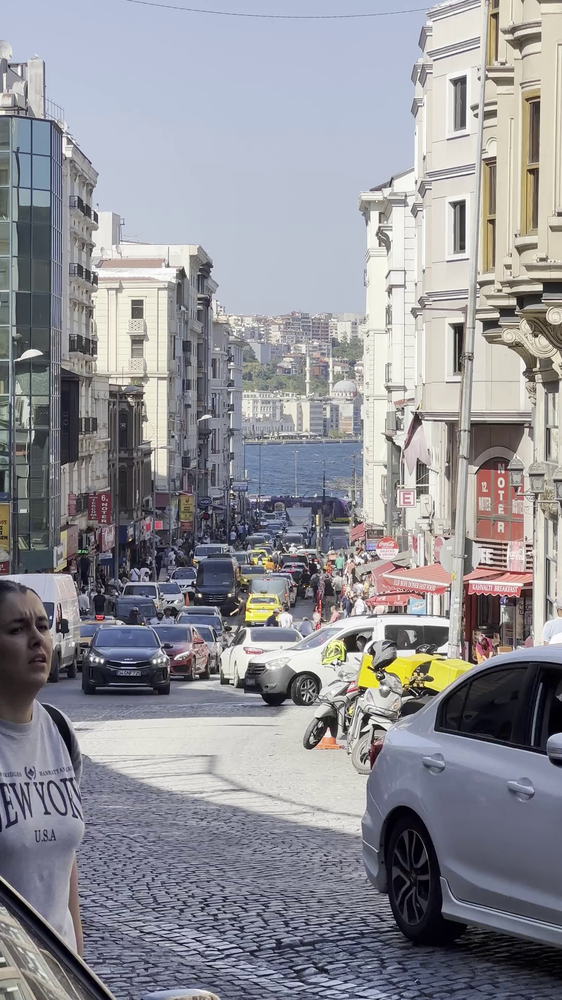
#> input picture VideoSuperResolution/data/frames/daytime/frame_000001.png, 562 x 1000 px, shrunk from 1080 x 1920 before the run
$ python -i canny_edge.py   (imports and definitions only)
#> lines starting #> are read from the running program, lines starting #| are printed output that depends on the picture
#> further down, picture is the input picture: shape (1000, 562, 3); mean B, G, R 151.1, 145, 145.1
import cv2
import numpy as np


class CannyEdgeDetector:

    def __init__(
        self,
        low_threshold=50,
        high_threshold=150,
        aperture_size=3,
        l2_gradient=False,
        blur_kernel=5
    ):

        self.low_threshold = low_threshold
        self.high_threshold = high_threshold
        self.aperture_size = aperture_size
        self.l2_gradient = l2_gradient
        self.blur_kernel = blur_kernel

    def to_gray(self, img):

        if len(img.shape) == 3:
            return cv2.cvtColor(img, cv2.COLOR_BGR2GRAY)
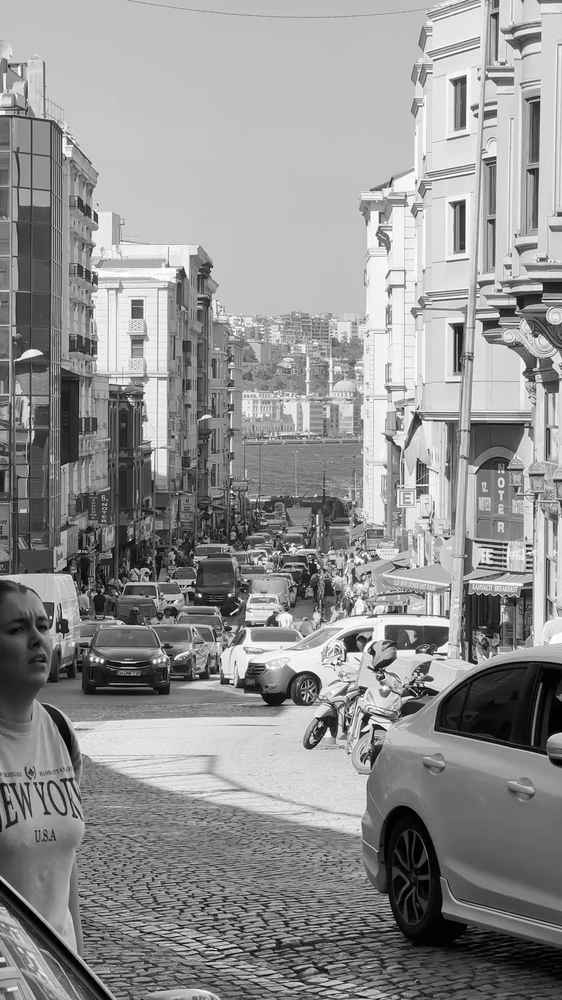
#> returned value: shape (1000, 562); min 0, max 255, mean 145.7

        return img

    def smooth(self, gray):

        if self.blur_kernel <= 1:
            return gray

        return cv2.GaussianBlur(
            gray,
            (self.blur_kernel, self.blur_kernel),
            0
        )

    def detect(self, img):

        gray = self.to_gray(img)

        gray = self.smooth(gray)

        edges = cv2.Canny(
            gray,
            self.low_threshold,
            self.high_threshold,
            apertureSize=self.aperture_size,
            L2gradient=self.l2_gradient
        )
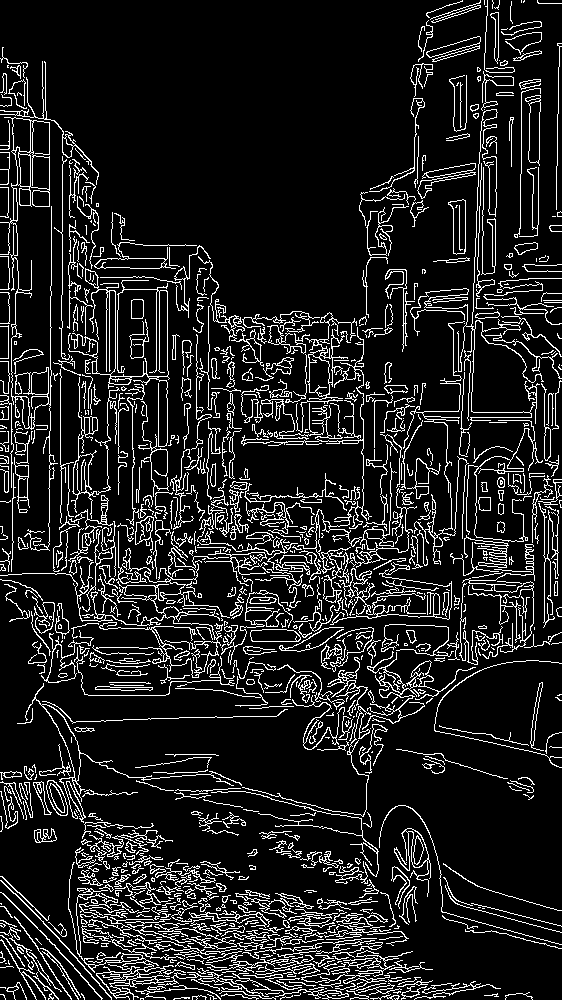
#> edges: shape (1000, 562); 12.3% white in thin lines or dots

        return edges

    def overlay(self, img, edges, color=(0, 255, 0)):
        """Vẽ biên lên ảnh gốc để trực quan hóa."""

        result = img.copy()

        result[edges > 0] = color

        return result

    def edge_ratio(self, edges):
        """Tỉ lệ pixel biên / tổng số pixel, dùng để khảo sát ngưỡng."""

        return float(np.count_nonzero(edges)) / edges.size

>>> import cv2
>>> picture = cv2.imread('../../data/frames/daytime/frame_000001.png')
>>> result = CannyEdgeDetector().detect(picture)

$ run again, on VideoSuperResolution/data/frames/daytime/frame_000003.png
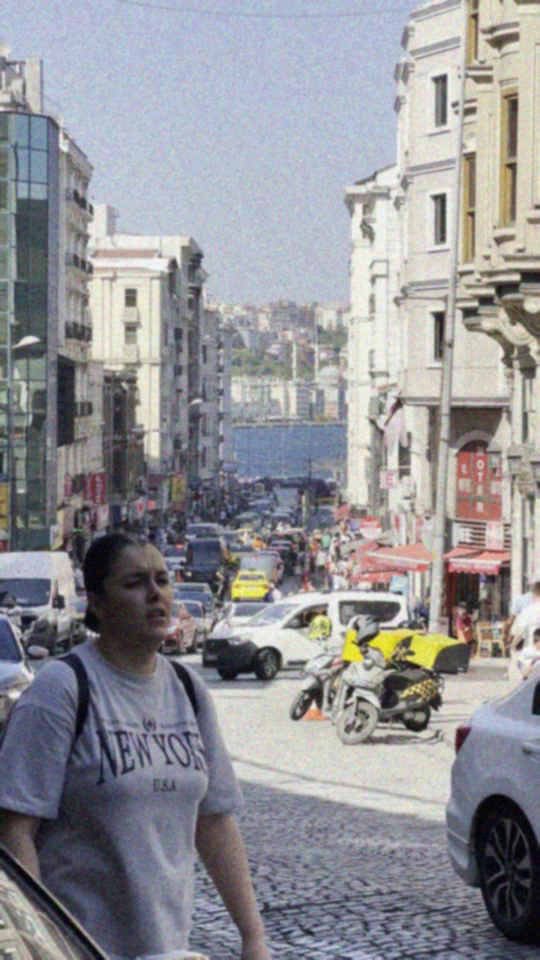
#> input picture VideoSuperResolution/data/frames/daytime/frame_000003.png, 540 x 960 px
#> picture is the input picture: shape (960, 540, 3); mean B, G, R 150.9, 146.2, 146.1
#> in to_gray, `return cv2.cvtColor(img, cv2.COLOR_BGR2GRAY)`:
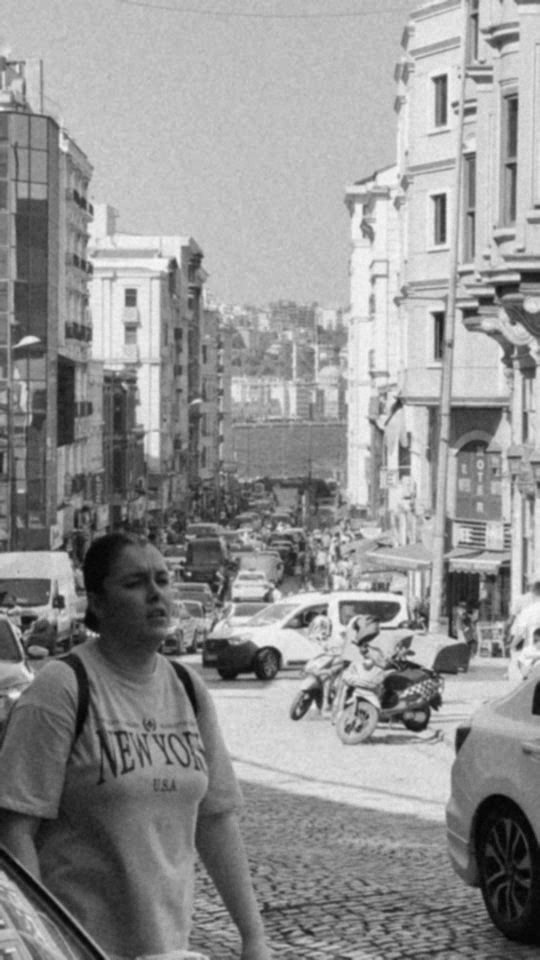
#> returned value: shape (960, 540); min 1, max 250, mean 146.6
#> in detect, `edges = cv2.Canny( gray, self.low_threshold, self.high_threshold, aper..`:
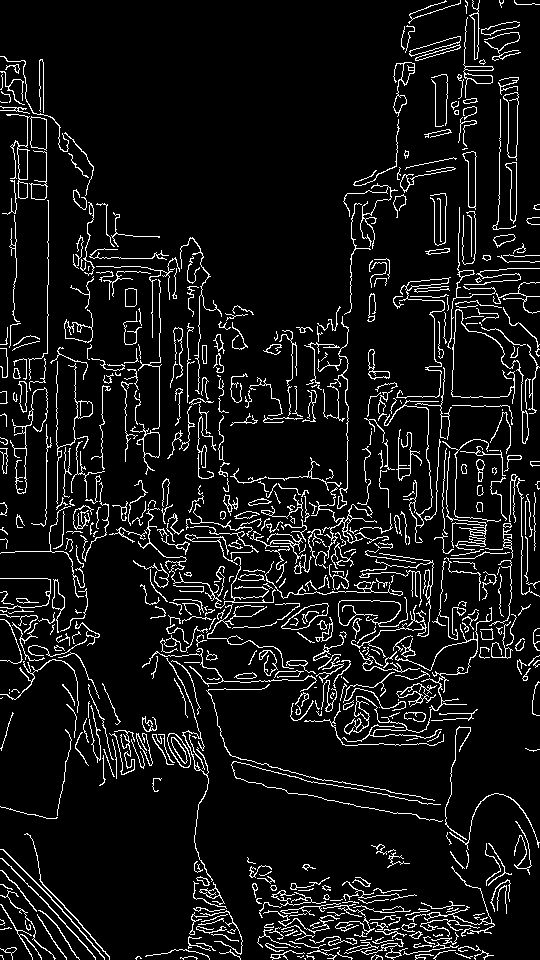
#> edges: shape (960, 540); 8.3% white in thin lines or dots

$ run again, on VideoSuperResolution/data/frames/daytime/frame_000004.png
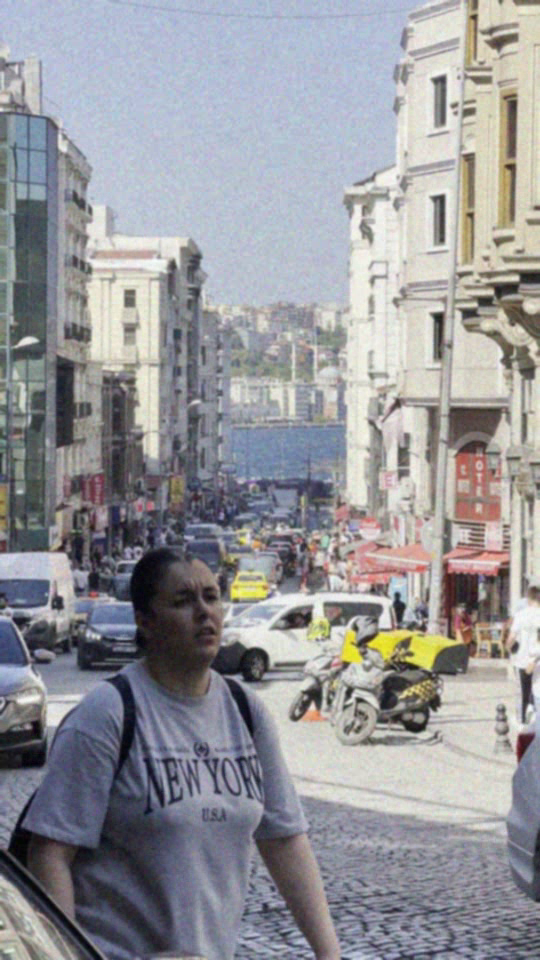
#> input picture VideoSuperResolution/data/frames/daytime/frame_000004.png, 540 x 960 px
#> picture is the input picture: shape (960, 540, 3); mean B, G, R 154.3, 149.9, 149.7
#> in to_gray, `return cv2.cvtColor(img, cv2.COLOR_BGR2GRAY)`:
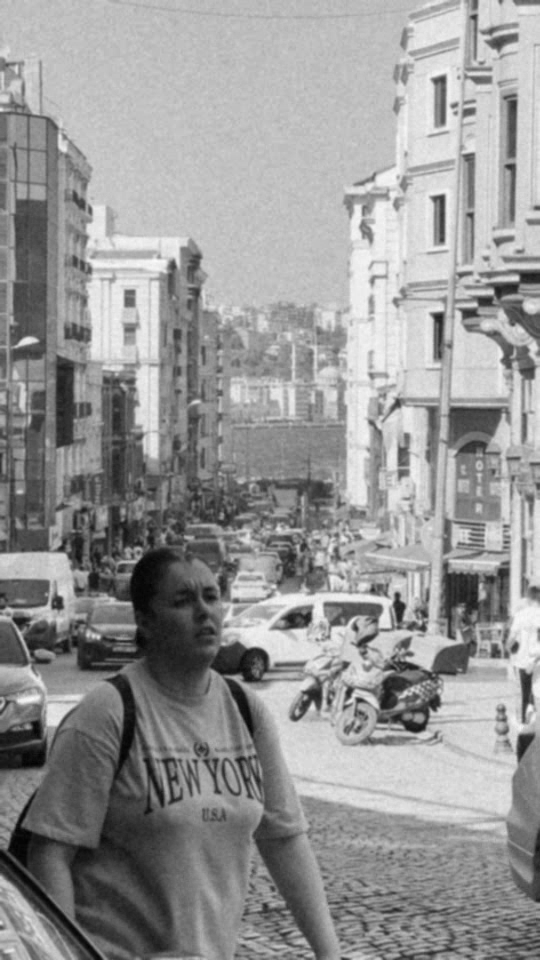
#> returned value: shape (960, 540); min 2, max 250, mean 150.3
#> in detect, `edges = cv2.Canny( gray, self.low_threshold, self.high_threshold, aper..`:
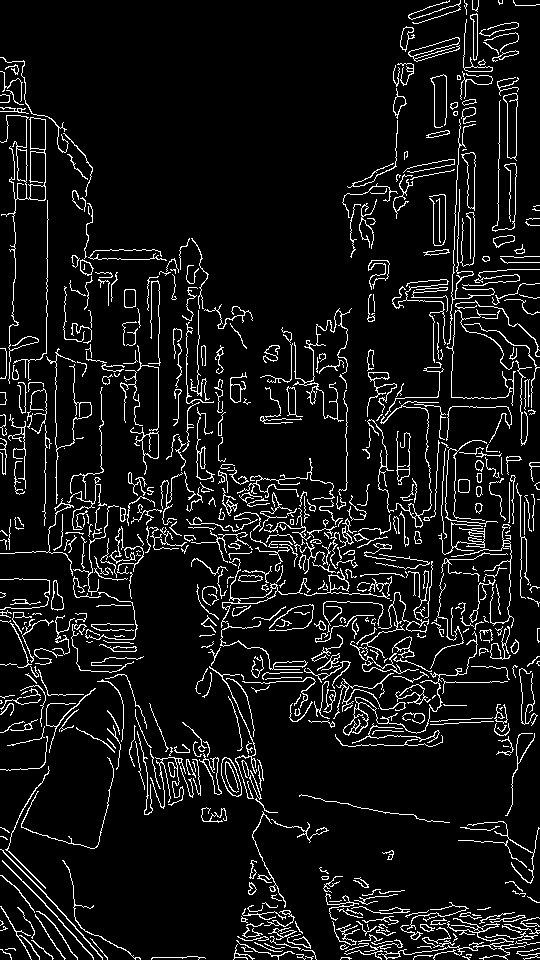
#> edges: shape (960, 540); 8.1% white in thin lines or dots
